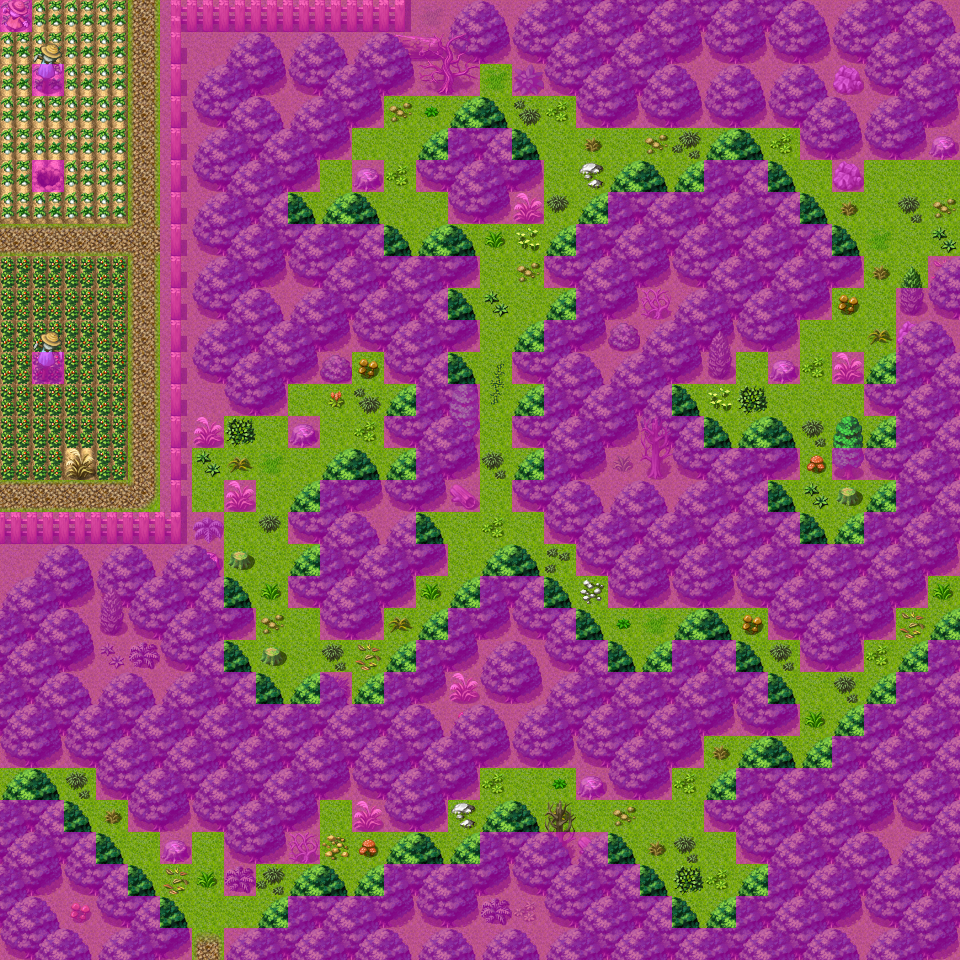

This game map was drawn from its Tiled (.tmx) file and the tilesets committed beside it. A one-line description and the trimmed map source follow:
An orthogonal 30x30 tile map with 32x32 px tiles, 4 tile layers (Ground, Objects, Above, Walkable), 20 tilesets and 18 objects (12x spawn, 6x mapchange).

<map version="1.0" orientation="orthogonal" width="30" height="30" tilewidth="32" tileheight="32">
    <properties>
        <property name="outdoors" value="1" />
    </properties>
    <tileset firstgid="1" name="map_26" tilewidth="32" tileheight="32">
        <image source="../drawable/map_26.png" />
    </tileset>
    <tileset firstgid="65" name="map_6" tilewidth="32" tileheight="32">
        <image source="../drawable/map_6.png" />
    </tileset>
    <tileset firstgid="129" name="map_33" tilewidth="32" tileheight="32">
        <image source="../drawable/map_33.png" />
    </tileset>
    <tileset firstgid="193" name="map_19" tilewidth="32" tileheight="32">
        <image source="../drawable/map_19.png" />
    </tileset>
    <tileset firstgid="257" name="map_16" tilewidth="32" tileheight="32">
        <image source="../drawable/map_16.png" />
    </tileset>
    <tileset firstgid="321" name="map_1" tilewidth="32" tileheight="32">
        <image source="../drawable/map_1.png" />
    </tileset>
    <tileset firstgid="385" name="map_17" tilewidth="32" tileheight="32">
        <image source="../drawable/map_17.png" />
    </tileset>
    <tileset firstgid="449" name="map_4" tilewidth="32" tileheight="32">
        <image source="../drawable/map_4.png" />
    </tileset>
    <tileset firstgid="513" name="map_5" tilewidth="32" tileheight="32">
        <image source="../drawable/map_5.png" />
    </tileset>
    <tileset firstgid="577" name="map_3" tilewidth="32" tileheight="32">
        <image source="../drawable/map_3.png" />
    </tileset>
    <tileset firstgid="641" name="map_7" tilewidth="32" tileheight="32">
        <image source="../drawable/map_7.png" />
    </tileset>
    <tileset firstgid="705" name="map_9" tilewidth="32" tileheight="32">
        <image source="../drawable/map_9.png" />
    </tileset>
    <tileset firstgid="769" name="map_27" tilewidth="32" tileheight="32">
        <image source="../drawable/map_27.png" />
    </tileset>
    <tileset firstgid="833" name="map_0" tilewidth="32" tileheight="32">
        <image source="../drawable/map_0.png" />
    </tileset>
    <tileset firstgid="897" name="map_10" tilewidth="32" tileheight="32">
        <image source="../drawable/map_10.png" />
    </tileset>
    <tileset firstgid="961" name="map_18" tilewidth="32" tileheight="32">
        <image source="../drawable/map_18.png" />
    </tileset>
    <tileset firstgid="1025" name="map_35" tilewidth="32" tileheight="32">
        <image source="../drawable/map_35.png" />
    </tileset>
    <tileset firstgid="1089" name="map_2" tilewidth="32" tileheight="32">
        <image source="../drawable/map_2.png" />
    </tileset>
    <tileset firstgid="1153" name="map_28" tilewidth="32" tileheight="32">
        <image source="../drawable/map_28.png" />
    </tileset>
    <tileset firstgid="1217" name="map_20" tilewidth="32" tileheight="32">
        <image source="../drawable/map_20.png" />
    </tileset>
    <layer name="Ground" width="30" height="30">
        <data>[900 cells, 900 non-empty, 3 distinct tile ids]</data>
    </layer>
    <layer name="Objects" width="30" height="30">
        <data>[900 cells, 750 non-empty, 61 distinct tile ids]</data>
    </layer>
    <layer name="Above" width="30" height="30">
        <data>[900 cells, 118 non-empty, 10 distinct tile ids]</data>
    </layer>
    <layer name="Walkable" width="30" height="30">
        <data>[900 cells, 601 non-empty, 1 distinct tile ids]</data>
    </layer>
    <objectgroup name="Mapevents">
        <object name="south" type="mapchange" x="192" y="928" width="32" height="32">
            <properties>
                <property name="map" value="roadbeforecrossroads1" />
                <property name="place" value="north" />
            </properties>
        </object>
        <object name="west" type="mapchange" x="0" y="768" width="32" height="32">
            <properties>
                <property name="map" value="lodar1" />
                <property name="place" value="east" />
            </properties>
        </object>
        <object name="east1" type="mapchange" x="928" y="576" width="32" height="64">
            <properties>
                <property name="map" value="lodar5" />
                <property name="place" value="west" />
            </properties>
        </object>
        <object name="east2" type="mapchange" x="928" y="160" width="32" height="96">
            <properties>
                <property name="map" value="lodar2" />
                <property name="place" value="west" />
            </properties>
        </object>
        <object name="north" type="mapchange" x="32" y="0" width="128" height="32">
            <properties>
                <property name="map" value="loneford13" />
                <property name="place" value="south" />
            </properties>
        </object>
        <object name="west2" type="mapchange" x="0" y="32" width="32" height="480">
            <properties>
                <property name="map" value="loneford12" />
                <property name="place" value="east" />
            </properties>
        </object>
    </objectgroup>
    <objectgroup name="Spawn">
        <object name="forestfly1" type="spawn" x="64" y="768" width="32" height="64">
            <properties>
                <property name="quantity" value="2" />
                <property name="spawngroup" value="forestfly1" />
            </properties>
        </object>
        <object name="lodar0_g" type="spawn" x="576" y="800" width="32" height="32">
            <properties>
                <property name="spawngroup" value="lodar0_g" />
            </properties>
        </object>
        <object name="forestfly1_1" type="spawn" x="128" y="832" width="32" height="64">
            <properties>
                <property name="quantity" value="2" />
                <property name="spawngroup" value="forestfly1" />
            </properties>
        </object>
        <object name="forestfly1_2" type="spawn" x="256" y="768" width="288" height="160">
            <properties>
                <property name="quantity" value="3" />
                <property name="spawngroup" value="forestfly1" />
            </properties>
        </object>
        <object name="forestfly1_3" type="spawn" x="640" y="672" width="288" height="256">
            <properties>
                <property name="quantity" value="3" />
                <property name="spawngroup" value="forestfly1" />
            </properties>
        </object>
        <object name="forestfly1_4" type="spawn" x="448" y="256" width="96" height="224">
            <properties>
                <property name="quantity" value="3" />
                <property name="spawngroup" value="forestfly1" />
            </properties>
        </object>
        <object name="hanklbit1" type="spawn" x="480" y="480" width="32" height="32">
            <properties>
                <property name="spawngroup" value="hanklbit1" />
            </properties>
        </object>
        <object name="hanklbit1_1" type="spawn" x="192" y="352" width="224" height="192">
            <properties>
                <property name="quantity" value="2" />
                <property name="spawngroup" value="hanklbit1" />
            </properties>
        </object>
        <object name="forestfly1_5" type="spawn" x="288" y="96" width="416" height="160">
            <properties>
                <property name="quantity" value="3" />
                <property name="spawngroup" value="forestfly1" />
            </properties>
        </object>
        <object name="forestfly1_6" type="spawn" x="672" y="192" width="224" height="352">
            <properties>
                <property name="quantity" value="3" />
                <property name="spawngroup" value="forestfly1" />
            </properties>
        </object>
        </objectgroup>
    <objectgroup name="Keys" />
</map>
<!-- 2 of 18 objects omitted -->
